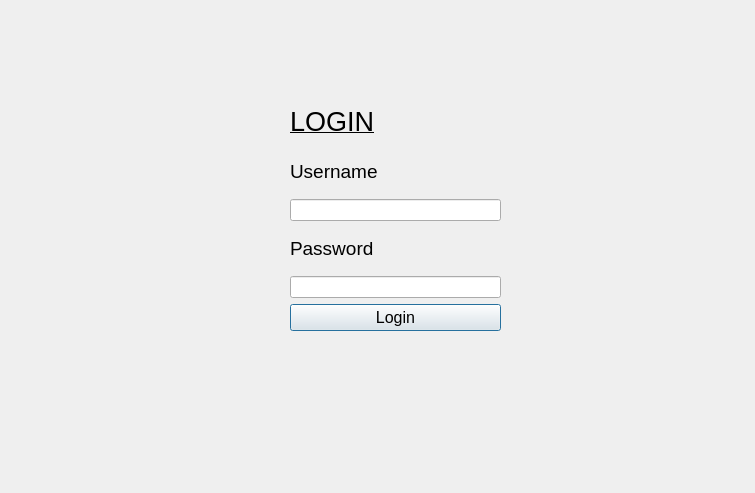
<?xml version="1.0" encoding="UTF-8"?>
<ui version="4.0">
 <class>Login</class>
 <widget class="QDialog" name="Login">
  <property name="geometry">
   <rect>
    <x>0</x>
    <y>0</y>
    <width>755</width>
    <height>493</height>
   </rect>
  </property>
  <property name="windowTitle">
   <string>Dialog</string>
  </property>
  <widget class="QWidget" name="layoutWidget">
   <property name="geometry">
    <rect>
     <x>290</x>
     <y>100</y>
     <width>211</width>
     <height>231</height>
    </rect>
   </property>
   <layout class="QVBoxLayout" name="verticalLayout">
    <item>
     <widget class="QLabel" name="label">
      <property name="font">
       <font>
        <pointsize>20</pointsize>
        <underline>true</underline>
       </font>
      </property>
      <property name="text">
       <string>LOGIN</string>
      </property>
     </widget>
    </item>
    <item>
     <widget class="QLabel" name="label_2">
      <property name="font">
       <font>
        <pointsize>14</pointsize>
       </font>
      </property>
      <property name="text">
       <string>Username</string>
      </property>
     </widget>
    </item>
    <item>
     <widget class="QLineEdit" name="username"/>
    </item>
    <item>
     <widget class="QLabel" name="label_3">
      <property name="font">
       <font>
        <pointsize>14</pointsize>
       </font>
      </property>
      <property name="text">
       <string>Password</string>
      </property>
     </widget>
    </item>
    <item>
     <widget class="QLineEdit" name="lineEdit_2">
      <property name="echoMode">
       <enum>QLineEdit::EchoMode::Password</enum>
      </property>
     </widget>
    </item>
    <item>
     <widget class="QPushButton" name="btn">
      <property name="font">
       <font>
        <pointsize>12</pointsize>
       </font>
      </property>
      <property name="text">
       <string>Login</string>
      </property>
     </widget>
    </item>
   </layout>
  </widget>
 </widget>
 <resources/>
 <connections/>
</ui>
